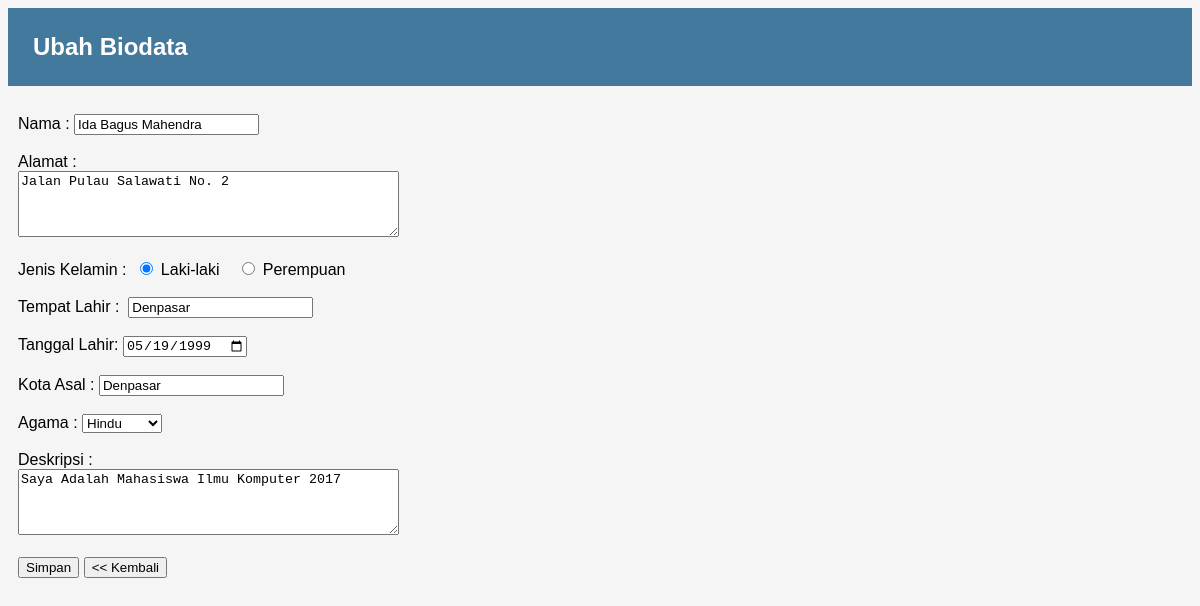
The app's page /modul9_1708561065/ubah.php?no=11 with its own data.
### tables this page shows
CREATE TABLE `data` (
  `no` int(11) NOT NULL,
  `nama` varchar(40) NOT NULL,
  `alamat` varchar(80) NOT NULL,
  `jenis_kelamin` varchar(15) NOT NULL,
  `tempat_lahir` varchar(40) NOT NULL,
  `tanggal_lahir` date NOT NULL,
  `kota_asal` varchar(30) NOT NULL,
  `agama` varchar(25) NOT NULL,
  `deskripsi` varchar(80) NOT NULL
);

### modul9_1708561065/ubah.php (the view, shortened to what this page needs)
<!DOCTYPE html>
<html>
    <head>
        <link rel="stylesheet" href="style.css">
    </head>
    <body>
        <?php
        $koneksi = mysqli_connect("localhost","root","","biodata") or die(mysqli_error());
        $no = $_GET['no'];
        $sql = "SELECT * FROM data WHERE no='$no'";
        $query = mysqli_query($koneksi, $sql);
        $data = mysqli_fetch_array($query);?>
        <div class="header">
            <h2>Ubah Biodata</h2>
        </div>
        <div class="container">
            <form action="" method="post">
                <br>
                <label>Nama :&nbsp</label><input class="txt" type="text" name="nama" value="<?php echo $data['nama']; ?>" required/><br><br>
                <label>Alamat :&nbsp</label><br>
                <textarea name="alamat" class="txt" cols="45" rows="4" required/><?php echo $data['alamat']; ?></textarea><br><br>
                <label>Jenis Kelamin :&nbsp</label>
                <?php
                    if($data['jenis_kelamin']=="Laki-Laki")
                    {
                        echo "<input type='radio'  name='jenis_kelamin'  value='Laki-Laki' checked=''><a>
                        Laki-laki &nbsp&nbsp</a>
                        <input type='radio' name='jenis_kelamin'value='Perempuan' >
                        <a>Perempuan </a>";
                    }else{
                        echo "<input type='radio'  name='jenis_kelamin' value='Laki-Laki' >
                        <a>Laki-laki  &nbsp&nbsp </a>
                        <input type='radio' name='jenis_kelamin' value='Perempuan' checked='' >
                        <a>Perempuan </a>";
                    }
                ?><br><br>
                <label>Tempat Lahir : &nbsp</label><input class="txt" type="text" name="tempat_lahir" placeholder="Tempat Lahir" value="<?php echo $data['tempat_lahir']; ?>" required/><br><br>
                <label><a>Tanggal Lahir:&nbsp</a></label><input class="txt" type="date" name="tanggal_lahir" placeholder="Tanggal Lahir" value="<?php echo $data['tanggal_lahir']; ?>" required/><br><br>
                <label>Kota Asal :&nbsp</label><input class="txt" type="text" name="kota_asal" placeholder="Kota Asal" value="<?php echo $data['kota_asal']; ?>"required/><br><br>
                <label>Agama :&nbsp</label><select class="select"  name="agama" />
                    <option hidden><?php echo $data['agama']; ?></option>
                </select><br><br>
                <label>Deskripsi :&nbsp</label><br>
                <textarea name="deskripsi" class="txt" cols="45" rows="4" required/><?php echo $data['deskripsi']; ?></textarea><br><br>
                <input class="button" type="submit" name="simpan" value="Simpan">
                <input type="button" value="<< Kembali" onclick="location.href='index.php';"><br><br>
            </form>
        </div>
    </body>
</html>

### modul9_1708561065/style.css (style rules this page uses)
body { font-family: helvetica,garamond; background-color: rgb(245,245,245); }
.header { background-color: rgb(67,121,156); color: white; margin: 0; padding: 15px; }
.header h2,h4 { margin: 10px; }
.container { margin: 0px; padding: 10px; }

### records on screen
data: nama "Ida Bagus Mahendra", alamat "Jalan Pulau Salawati No. 2", tempat_lahir "Denpasar", tanggal_lahir "05/19/1999", kota_asal "Denpasar", agama "Hindu", deskripsi "Saya Adalah Mahasiswa Ilmu Komputer 2017"
